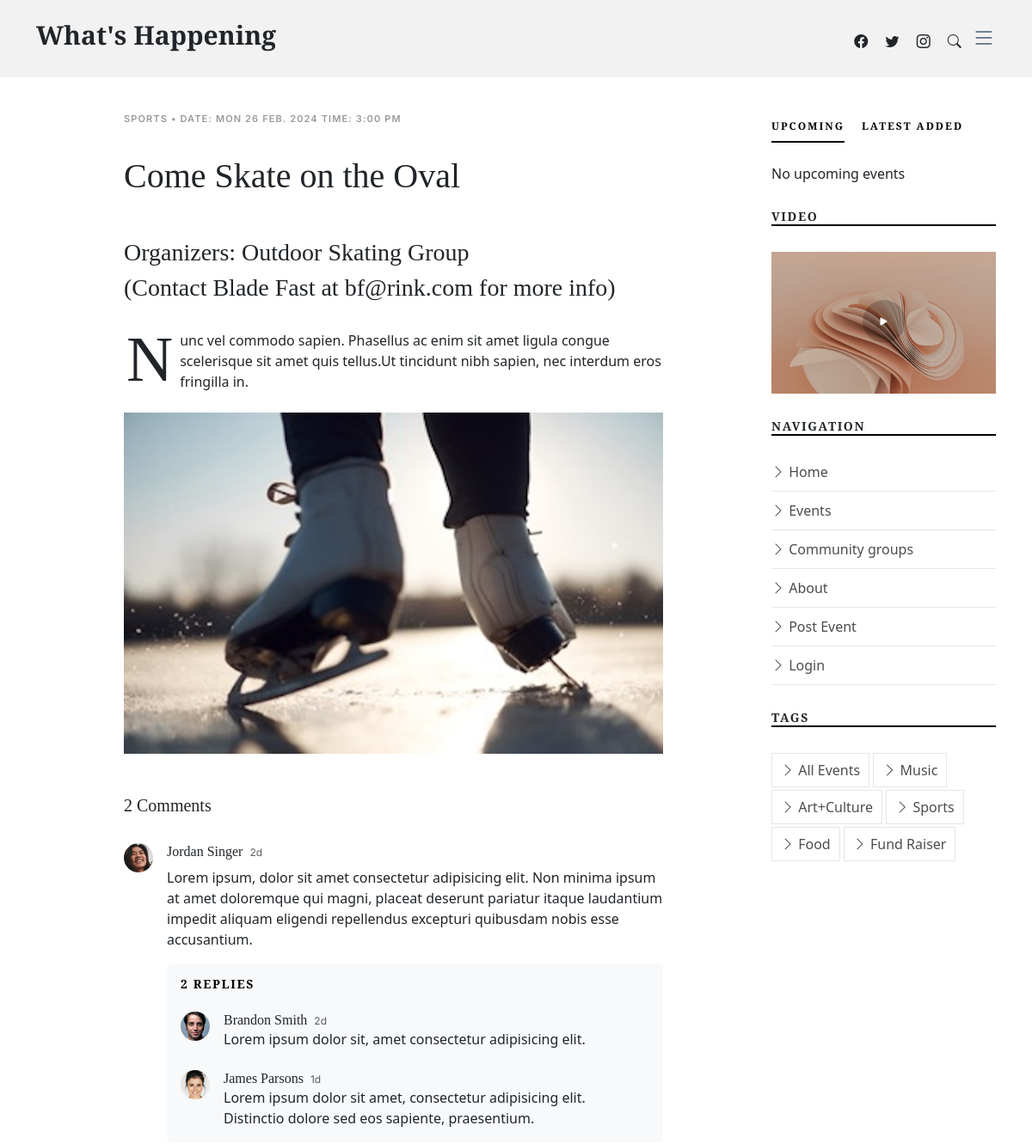
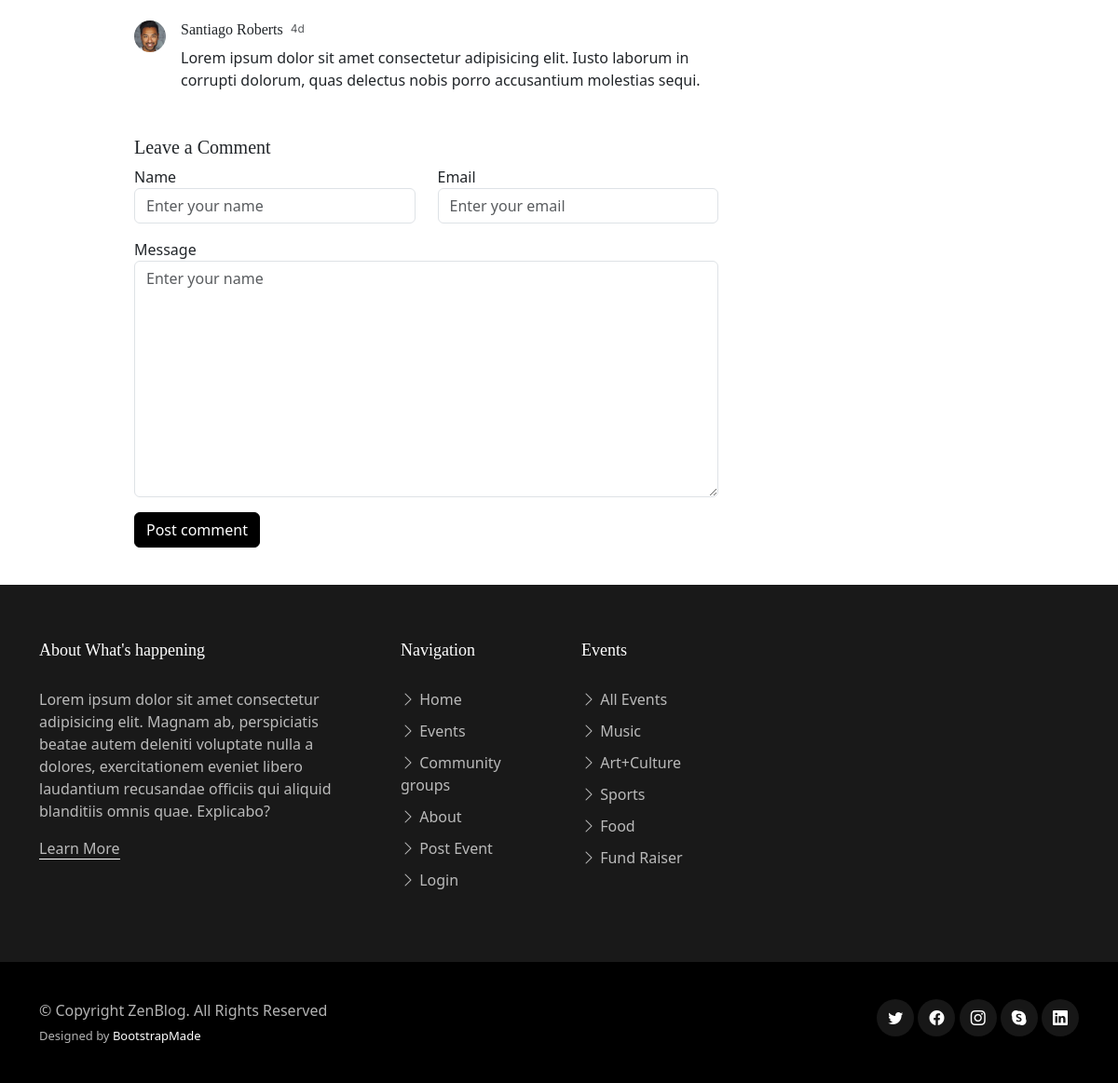
The page /single-post.php?event=2 on the database its author committed (2 pictures, top to bottom).
### tables this page shows
CREATE TABLE `Events` (
  `EventID` int NOT NULL,
  `EventTypeID` int NOT NULL,
  `GroupID` int NOT NULL,
  `EventDate` timestamp NOT NULL DEFAULT CURRENT_TIMESTAMP,
  `SubmitDate` timestamp NOT NULL DEFAULT CURRENT_TIMESTAMP,
  `EventTitle` varchar(100) NOT NULL,
  `EventImage` varchar(50) NOT NULL,
  `EventDesc` text NOT NULL
);

CREATE TABLE `EventTypes` (
  `EventTypeID` int NOT NULL,
  `EventType` varchar(100) NOT NULL
);

CREATE TABLE `Groups` (
  `GroupID` int NOT NULL,
  `GroupName` varchar(100) NOT NULL,
  `GroupImage` varchar(50) NOT NULL,
  `GroupType` varchar(100) NOT NULL,
  `GroupDesc` text NOT NULL,
  `ContactName` varchar(255) NOT NULL,
  `ContactEmail` varchar(255) NOT NULL
);

### single-post.php (the view, shortened to what the rows shown need)
<!DOCTYPE html>
<html lang="en">
<head>
  <link href="assets/vendor/bootstrap/css/bootstrap.min.css" rel="stylesheet">
  <link href="assets/vendor/bootstrap-icons/bootstrap-icons.css" rel="stylesheet">
  <link href="assets/vendor/swiper/swiper-bundle.min.css" rel="stylesheet">
  <link href="assets/vendor/glightbox/css/glightbox.min.css" rel="stylesheet">
  <link href="assets/vendor/aos/aos.css" rel="stylesheet">
  <link href="assets/css/variables.css" rel="stylesheet">
  <link href="assets/css/main.css" rel="stylesheet">
</head>
<body>
  <header id="header" class="header d-flex align-items-center fixed-top">
    <div class="container-fluid container-xl d-flex align-items-center justify-content-between">
      <a href="index.php" class="logo d-flex align-items-center">
    <h1>What's Happening</h1>
  </a>
    </div>
  </header>
  <main id="main">
     <section class="single-post-content">
      <div class="container">
        <div class="row">
          <div class="col-md-9 post-content" data-aos="fade-up">
              <?php
               $db_hostname = '127.0.0.1';
               $db_username = 'root';
               $db_password = 'root';
               $db_database = 'whats_happening';
               $conn = new mysqli($db_hostname, $db_username, $db_password, $db_database);
               if (isset($_GET['event'])) {
                $event_id = $_GET['event'];
               $myquery = "SELECT events.*, groups.GroupName, groups.ContactName, groups.ContactEmail, eventtypes.EventType
              FROM `Events`
              INNER JOIN `Groups` ON events.GroupID = groups.GroupID
              INNER JOIN eventtypes ON events.EventTypeID = eventtypes.EventTypeID
              WHERE events.EventID = $event_id";
               if($result = $conn->query($myquery)){
                 while($row = $result->fetch_assoc()){
                   $Name = $row['GroupName'];
                   $Category = $row['EventType'];
                   $Date = date("D j M. Y", strtotime($row['EventDate']));
                    $Time = date("g:i A", strtotime($row['EventDate']));
                   $Event = $row['EventTitle'];
                   $Description = $row['EventDesc'];
                   $EventImage = $row['EventImage'];
                   $ContactName = $row['ContactName'];
                   $ContactEmail = $row['ContactEmail'];
              $Substring = substr($Description, 1);
              echo <<<HEREDOCIDENTIFIER
              <div class="single-post">
              <div class="post-meta"><span class="date">$Category • DATE: $Date TIME: $Time</span></div><br>
              <h1 class="mb-5">$Event</h1>
              <h3 class ="mb-2">Organizers: $Name</h3>
              <h3 class ="mb-2">(Contact $ContactName at $ContactEmail for more info)</h3><br>
              <p><span class="firstcharacter">$Description[0]</span>$Substring</p>
              <figure class="my-4">
                <img src="$EventImage" alt="" class="img-fluid">
              </figure>
HEREDOCIDENTIFIER;
               }
              }else{
                echo "Nothing here to display! Sorry!";
              }
            } else{
              echo "Event ID not provided";
            }
              ?>
            </div>
          </div>
        </div>
      </div>
    </section>
  </main>
</body>
</html>

### rows shown on the page
events: EventTypeID.EventType "SPORTS", EventDate "MON 26 FEB. 2024", EventDate "3:00 PM", EventTitle "Come Skate on the Oval", GroupID.GroupName "Outdoor Skating Group", GroupID.ContactName "Blade Fast", GroupID.ContactEmail "bf@rink.com", EventDesc "N", EventDesc "unc vel commodo sapien. Phasellus ac enim sit amet ligula congue scelerisque sit amet quis tellus.Ut tincidunt nibh sapien, nec interdum eros fringilla in.", EventImage (picture)
